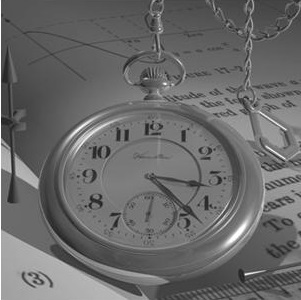
%> input picture 6_Edge_Detection/clock.jpg, 301 x 300 px
$ octave ask6_1066516.m   (GNU Octave 9; MATLAB toolbox functions it lacks are replaced by stand-ins)
%> lines starting %> are read from the running program, lines starting %| are printed output that depends on the picture; in (x1, y1, x2, y2) boxes, pixels count from 0 and x2, y2 are one past the last pixel; in counts of white or black regions, pixels touching at a corner belong together; the program's own positions count from 1
clc;
clear;
close all;

img=imread("clock.jpg");
%> img is the input picture: size 300x301x3 uint8; min 27, max 255, mean 105.7
img=im2double(rgb2gray(img));
%> img: size 300x301 double
%orizoume ta sobel kernels
sobel_y=[-1 -2 -1; 0 0 0; 1 2 1];
sobel_x=[-1 0 1; -2 0 2; -1 0 1];

grad_x=conv2(sobel_x,img);
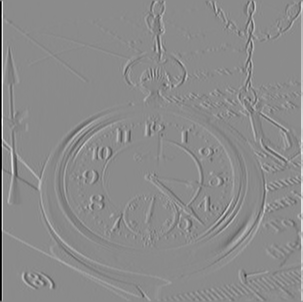
%> grad_x: size 302x303 double; min -4, max 3.31, mean 7.35e-18; drawn with min black and max white
grad_y=conv2(sobel_y,img);
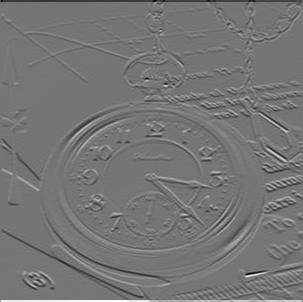
%> grad_y: size 302x303 double; min -2.52, max 2.93, mean 0; drawn with min black and max white

mag=sqrt(grad_x.^2+grad_y.^2); %gradient image
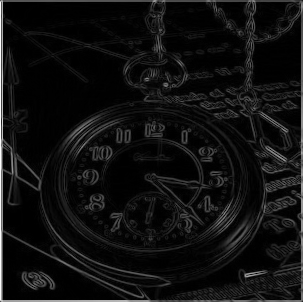
%> mag: size 302x303 double; min 0, max 4, mean 0.264; drawn with min black and max white
angle=atan(grad_y./grad_x); %gradient angle
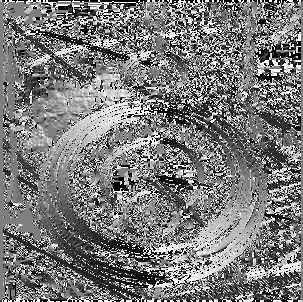
%> angle: size 302x303 double; 0.29% of the values are NaN or infinite; the others: min -1.57, max 1.57, mean -0.0535; drawn with min black, max white, NaN and infinite black

figure(1)
set(gcf,'Position',[100 400 1200 500]);
subplot(141);
imshow(img);
subplot(142);
imshow(mag);
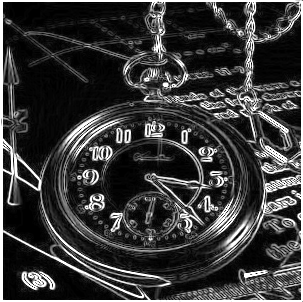
%> displayed picture: size 302x303, on the screen's scale of 0 to 255; min 0, max 255, mean 57.7
subplot(143);
imhist(mag);
%thresholding
%apo to istogramma ths gradient image parathrw oti h diamesos vrisketai se
%xamhles times pixel intensity. opote ipothetw oti ena katallhlo threshold
%pithanon na vrisketai sto diasthma [0.0,0.3]
%kai me optiki parathrhsh parathrw oti
%exw polles akmes oi opoies eite diakoptontai eite den anixneuontai
%katholou (pithanotata logw xamilou contrast eikonas) opote epilegw mia
%xamili timi gia ot threshold

thresh=0.1*max(mag,[],'all');
%> thresh = 0.4
mag(mag>=thresh)=1.0;
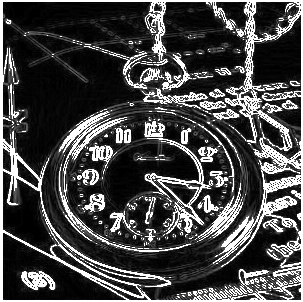
%> mag: size 302x303 double; 19.99% of pixels changed, all inside (x1, y1, x2, y2) = (0, 0, 303, 302)
mag(mag<thresh)=0.0;
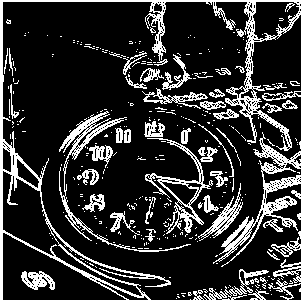
%> mag: size 302x303 double; values 0 (black) and 1 (white), 20% white in thin lines or dots
subplot(144);
imshow(mag);

% Hough transform
% orizoume to ρθ-plane
theta=linspace(-pi/2,pi/2,180);
d = sqrt(size(img,1)^2 + size(img,2)^2); %megisti timi tou r einai h diagwnios tou x,y plane
%> d = 425
r=linspace(-d,d,2*d);
%> r = 849 values from -425 to 425

%ara h ipodiairesi tou xwrou tha einai h ekshs
acc_cells=zeros(length(theta),length(r));

%ipologismos gia kathe eutheia tou r-theta plane posa pixels twn akmwn
%vriskontai panw se autes tis eutheies. oi eutheies me ta perissotera
%epivevaiwmena stoixeia tha einai autes pou tha sxediastoun

%> (the run ends here)
